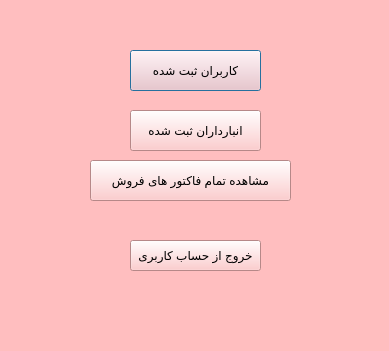
<?xml version="1.0" encoding="UTF-8"?>
<ui version="4.0">
 <class>Dialog</class>
 <widget class="QDialog" name="Dialog">
  <property name="geometry">
   <rect>
    <x>0</x>
    <y>0</y>
    <width>389</width>
    <height>351</height>
   </rect>
  </property>
  <property name="windowTitle">
   <string>Dialog</string>
  </property>
  <property name="styleSheet">
   <string notr="true">background-color: rgb(255, 190, 191);</string>
  </property>
  <widget class="QPushButton" name="registred_users_button">
   <property name="geometry">
    <rect>
     <x>130</x>
     <y>50</y>
     <width>131</width>
     <height>41</height>
    </rect>
   </property>
   <property name="text">
    <string>کاربران ثبت شده</string>
   </property>
  </widget>
  <widget class="QLabel" name="number_of_user_lable_show">
   <property name="geometry">
    <rect>
     <x>54</x>
     <y>110</y>
     <width>71</width>
     <height>21</height>
    </rect>
   </property>
   <property name="text">
    <string/>
   </property>
  </widget>
  <widget class="QPushButton" name="warehousekeeper_registred_button">
   <property name="geometry">
    <rect>
     <x>130</x>
     <y>110</y>
     <width>131</width>
     <height>41</height>
    </rect>
   </property>
   <property name="text">
    <string>انبارداران ثبت شده</string>
   </property>
  </widget>
  <widget class="QLabel" name="number_of_house_keeper_show_lable">
   <property name="geometry">
    <rect>
     <x>70</x>
     <y>170</y>
     <width>61</width>
     <height>20</height>
    </rect>
   </property>
   <property name="text">
    <string/>
   </property>
   <property name="alignment">
    <set>Qt::AlignBottom|Qt::AlignLeading|Qt::AlignLeft</set>
   </property>
  </widget>
  <widget class="QPushButton" name="pushButton">
   <property name="geometry">
    <rect>
     <x>130</x>
     <y>240</y>
     <width>131</width>
     <height>31</height>
    </rect>
   </property>
   <property name="text">
    <string>خروج از حساب کاربری</string>
   </property>
  </widget>
  <widget class="QPushButton" name="Allthefactorsformanger_button">
   <property name="geometry">
    <rect>
     <x>90</x>
     <y>160</y>
     <width>201</width>
     <height>41</height>
    </rect>
   </property>
   <property name="text">
    <string>مشاهده تمام فاکتور های فروش</string>
   </property>
  </widget>
 </widget>
 <resources/>
 <connections/>
</ui>
